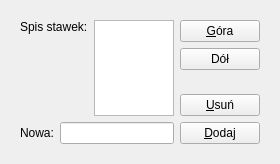
         <widget class="QWidget" name="page">
          <property name="geometry">
           <rect>
            <x>0</x>
            <y>0</y>
            <width>280</width>
            <height>164</height>
           </rect>
          </property>
          <attribute name="label">
           <string>Stawki</string>
          </attribute>
          <layout class="QGridLayout" name="gridLayout_3">
           <item row="0" column="0">
            <widget class="QFrame" name="frame7">
             <property name="frameShape">
              <enum>QFrame::NoFrame</enum>
             </property>
             <property name="frameShadow">
              <enum>QFrame::Plain</enum>
             </property>
             <layout class="QGridLayout" name="gridLayout_5">
              <item row="0" column="0">
               <layout class="QHBoxLayout">
                <item>
                 <layout class="QVBoxLayout">
                  <item>
                   <layout class="QHBoxLayout">
                    <item>
                     <widget class="QLabel" name="textLabel1_3_3">
                      <property name="text">
                       <string>Spis stawek:</string>
                      </property>
                      <property name="alignment">
                       <set>Qt::AlignTop</set>
                      </property>
                      <property name="wordWrap">
                       <bool>false</bool>
                      </property>
                     </widget>
                    </item>
                    <item>
                     <widget class="QListWidget" name="vatlBox"/>
                    </item>
                   </layout>
                  </item>
                  <item>
                   <layout class="QHBoxLayout">
                    <item>
                     <widget class="QLabel" name="textLabel2_4_3">
                      <property name="text">
                       <string>Nowa:</string>
                      </property>
                      <property name="wordWrap">
                       <bool>false</bool>
                      </property>
                     </widget>
                    </item>
                    <item>
                     <widget class="QLineEdit" name="vatEdit">
                      <property name="maxLength">
                       <number>6</number>
                      </property>
                     </widget>
                    </item>
                   </layout>
                  </item>
                 </layout>
                </item>
                <item>
                 <layout class="QVBoxLayout">
                  <item>
                   <layout class="QVBoxLayout">
                    <item>
                     <widget class="QPushButton" name="vatUpBtn">
                      <property name="cursor">
                       <cursorShape>PointingHandCursor</cursorShape>
                      </property>
                      <property name="text">
                       <string>&amp;Góra</string>
                      </property>
                      <property name="shortcut">
                       <string>Alt+G</string>
                      </property>
                     </widget>
                    </item>
                    <item>
                     <widget class="QPushButton" name="vatDownBtn">
                      <property name="cursor">
                       <cursorShape>PointingHandCursor</cursorShape>
                      </property>
                      <property name="text">
                       <string>Dół</string>
                      </property>
                      <property name="shortcut">
                       <string/>
                      </property>
                     </widget>
                    </item>
                   </layout>
                  </item>
                  <item>
                   <spacer>
                    <property name="orientation">
                     <enum>Qt::Vertical</enum>
                    </property>
                    <property name="sizeType">
                     <enum>QSizePolicy::Expanding</enum>
                    </property>
                    <property name="sizeHint" stdset="0">
                     <size>
                      <width>21</width>
                      <height>20</height>
                     </size>
                    </property>
                   </spacer>
                  </item>
                  <item>
                   <layout class="QVBoxLayout">
                    <item>
                     <widget class="QPushButton" name="vatDelBtn">
                      <property name="cursor">
                       <cursorShape>PointingHandCursor</cursorShape>
                      </property>
                      <property name="text">
                       <string>&amp;Usuń</string>
                      </property>
                      <property name="shortcut">
                       <string>Alt+U</string>
                      </property>
                     </widget>
                    </item>
                    <item>
                     <widget class="QPushButton" name="vatAddBtn">
                      <property name="cursor">
                       <cursorShape>PointingHandCursor</cursorShape>
                      </property>
                      <property name="text">
                       <string>&amp;Dodaj</string>
                      </property>
                      <property name="shortcut">
                       <string>Alt+D</string>
                      </property>
                     </widget>
                    </item>
                   </layout>
                  </item>
                 </layout>
                </item>
               </layout>
              </item>
             </layout>
            </widget>
           </item>
          </layout>
         </widget>
